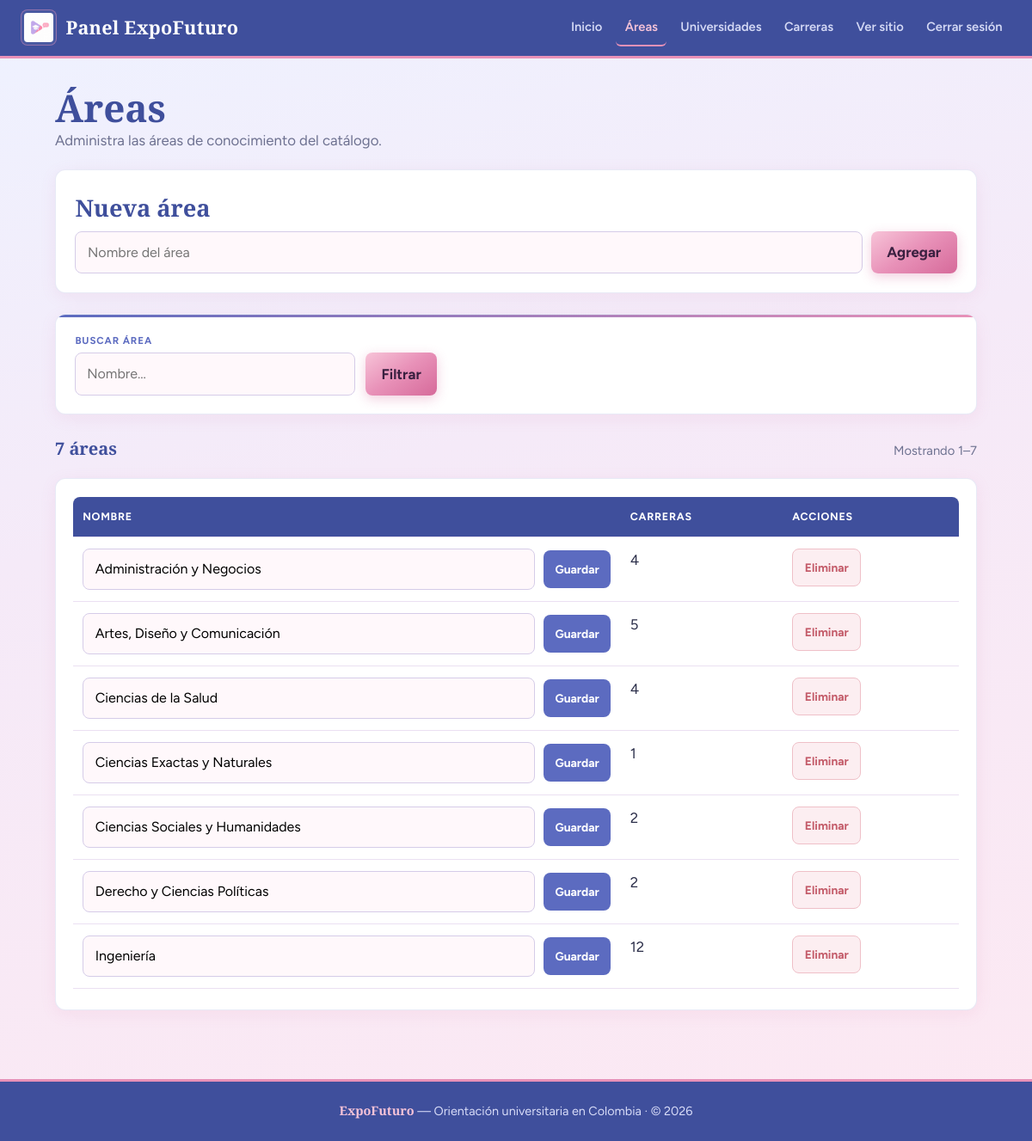
Page /admin/areas.php (signed in) on the committed database.
### tables this page shows
CREATE TABLE area (
  id_area INT UNSIGNED AUTO_INCREMENT PRIMARY KEY,
  nombre VARCHAR(100) NOT NULL UNIQUE
);

### includes/funciones.php (called while the page is built, shortened)
<?php
function e($texto) {
    return htmlspecialchars((string) $texto, ENT_QUOTES, "UTF-8");
}
function calcularPaginacion(int $total, int $porPagina = 10, string $param = "p"): array {
    $porPagina = max(1, $porPagina);
    $totalPaginas = max(1, (int) ceil($total / $porPagina));
    $pagina = max(1, (int) ($_GET[$param] ?? 1));
    $offset = ($pagina - 1) * $porPagina;
    $desde = $total === 0 ? 0 : $offset + 1;
    $hasta = min($offset + $porPagina, $total);
    return [
        "pagina" => $pagina,
        "por_pagina" => $porPagina,
        "offset" => $offset,
        "total" => $total,
        "total_paginas" => $totalPaginas,
        "desde" => $desde,
        "hasta" => $hasta,
    ];
}

### admin/areas.php (the view, shortened to what this page needs)
<?php
require_once __DIR__ . "/../includes/conexion.php";
require_once __DIR__ . "/../includes/funciones.php";
$q = trim($_GET["q"] ?? "");
$where = " WHERE 1=1";
$types = "";
$params = [];
$countSql = "SELECT COUNT(*) AS total FROM area a" . $where;
$countStmt = $mysqli->prepare($countSql);
$countStmt->execute();
$total = (int) $countStmt->get_result()->fetch_assoc()["total"];
$pag = calcularPaginacion($total, 10);
$sql = "SELECT a.id_area, a.nombre, COUNT(c.id_carrera) AS total_carreras
        FROM area a
        LEFT JOIN carrera c ON c.id_area = a.id_area"
     . $where
     . " GROUP BY a.id_area, a.nombre
        ORDER BY a.nombre
        LIMIT ? OFFSET ?";
$listTypes = $types . "ii";
$listParams = $params;
$listParams[] = $pag["por_pagina"];
$listParams[] = $pag["offset"];
$stmt = $mysqli->prepare($sql);
$stmt->bind_param($listTypes, ...$listParams);
$stmt->execute();
$areas = $stmt->get_result()->fetch_all(MYSQLI_ASSOC);
require __DIR__ . "/../includes/header_admin.php";
?>
<main class="contenedor">
    <div class="page-heading">
        <div>
            <h1>Áreas</h1>
            <p>Administra las áreas de conocimiento del catálogo.</p>
        </div>
    </div>
    <section class="panel">
        <h2>Nueva área</h2>
        <form class="form-inline" method="post">
            <input type="text" name="nombre" placeholder="Nombre del área" required maxlength="100">
            <button class="btn btn-dorado" type="submit">Agregar</button>
        </form>
    </section>
    <section class="panel filtros-panel">
        <form class="filtros filtros-admin" method="get" action="areas.php">
            <div class="campo">
                <label for="q">Buscar área</label>
                <input type="search" id="q" name="q" placeholder="Nombre…" value="<?= e($q) ?>">
            </div>
            <div class="filtros-acciones">
                <button class="btn btn-dorado" type="submit">Filtrar</button>
            </div>
        </form>
    </section>
    <?php if ($total === 0): ?>
        <div class="vacio">
            <div class="vacio-icon" aria-hidden="true">+</div>
            <h3><?= $q !== "" ? "Sin resultados" : "Sin áreas" ?></h3>
            <p><?= $q !== "" ? "Ningún área coincide con la búsqueda." : "Crea la primera área de conocimiento para clasificar las carreras." ?></p>
        </div>
    <?php else: ?>
        <div class="resultado-bar">
            <strong><?= $total ?> área<?= $total === 1 ? "" : "s" ?></strong>
            <span>Mostrando <?= $pag["desde"] ?>–<?= $pag["hasta"] ?></span>
        </div>
        <section class="panel table-desktop">
            <div class="table-wrap">
                <table>
                    <thead>
                        <tr>
                            <th>Nombre</th>
                            <th>Carreras</th>
                            <th>Acciones</th>
                        </tr>
                    </thead>
                    <tbody>
                        <?php foreach ($areas as $area): ?>
                            <tr>
                                <td>
                                    <form method="post" class="form-inline">
                                        <input type="text" name="nombre" value="<?= e($area["nombre"]) ?>" required maxlength="100">
                                        <button class="btn btn-navy btn-sm" type="submit">Guardar</button>
                                    </form>
                                </td>
                                <td><?= (int) $area["total_carreras"] ?></td>
                                <td>
                                    <form method="post" onsubmit="return confirm('¿Eliminar esta área?');">
                                        <button class="btn btn-peligro btn-sm" type="submit">Eliminar</button>
                                    </form>
                                </td>
                            </tr>
                        <?php endforeach; ?>
                    </tbody>
                </table>
            </div>
        </section>
    <?php endif; ?>
</main>
<?php require __DIR__ . "/../includes/footer.php"; ?>

### rows in the picture
area: nombre "Administración y Negocios", total_carreras "4"
area: nombre "Artes, Diseño y Comunicación", total_carreras "5"
area: nombre "Ciencias de la Salud", total_carreras "4"
area: nombre "Ciencias Exactas y Naturales", total_carreras "1"
area: nombre "Ciencias Sociales y Humanidades", total_carreras "2"
area: nombre "Derecho y Ciencias Políticas", total_carreras "2"
area: nombre "Ingeniería", total_carreras "12"

### other values in the picture
$total "7"
$pag["desde"] "1"
$pag["hasta"] "7"
